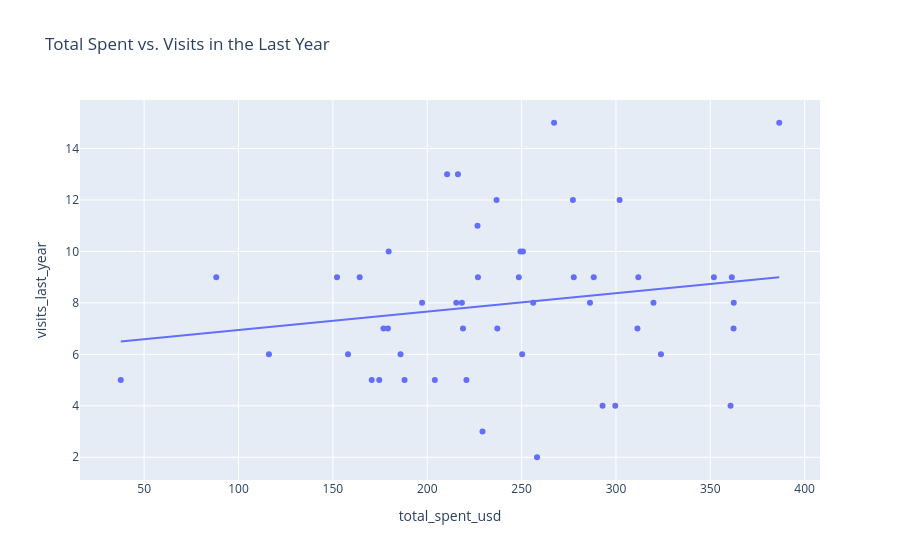

Notebook source saved alongside this figure:
### Code cell
fig = px.scatter(
    bakery,
    x="total_spent_usd",
    y="visits_last_year",
    title="Total Spent vs. Visits in the Last Year",
    trendline="ols",
)
fig.show()

### Figure 1 — Plotly figure (JSON) as saved in the notebook; plotly's stock layout.template omitted (floating-point values rounded to 4 significant figures)
{"data": [{"hovertemplate": "total_spent_usd=%{x}<br>visits_last_year=%{y}<extra></extra>", "legendgroup": "", "marker": {"color": "#636efa", "symbol": "circle"}, "mode": "markers", "name": "", "orientation": "v", "showlegend": false, "type": "scatter", "x": [351.9, 226.6, 37.59, 277.6, 218.4, 226.9, 286.2, 236.7, 267.2, 88.21, 174.6, 362.3, 248.5, 116.1, 164.2, 170.6, 258.2, 215.4, 197.3, 250.3, 288.2, 229.3, 204.0, 216.3, 277.2, 249.4, 311.4, 158.0, 188.0, 311.9, 185.8, 360.7, 362.4, 361.4, 179.6, 256.1, 210.5, 323.9, 386.5, 319.9, 250.7, 220.8, 301.9, 152.2, 292.9, 176.8, 299.6, 237.1, 218.9, 179.2], "xaxis": "x", "y": [9, 11, 5, 9, 8, 9, 8, 12, 15, 9, 5, 7, 9, 6, 9, 5, 2, 8, 8, 6, 9, 3, 5, 13, 12, 10, 7, 6, 5, 9, 6, 4, 8, 9, 10, 8, 13, 6, 15, 8, 10, 5, 12, 9, 4, 7, 4, 7, 7, 7], "yaxis": "y"}, {"hovertemplate": "<b>OLS trendline</b><br>visits_last_year = 0.00714391 * total_spent_usd + 6.23324<br>R<sup>2</sup>=0.032945<br><br>total_spent_usd=%{x}<br>visits_last_year=%{y} <b>(trend)</b><extra></extra>", "legendgroup": "", "marker": {"color": "#636efa", "symbol": "circle"}, "mode": "lines", "name": "", "showlegend": false, "type": "scatter", "x": [37.59, 88.21, 116.1, 152.2, 158.0, 164.2, 170.6, 174.6, 176.8, 179.2, 179.6, 185.8, 188.0, 197.3, 204.0, 210.5, 215.4, 216.3, 218.4, 218.9, 220.8, 226.6, 226.9, 229.3, 236.7, 237.1, 248.5, 249.4, 250.3, 250.7, 256.1, 258.2, 267.2, 277.2, 277.6, 286.2, 288.2, 292.9, 299.6, 301.9, 311.4, 311.9, 319.9, 323.9, 351.9, 360.7, 361.4, 362.3, 362.4, 386.5], "xaxis": "x", "y": [6.502, 6.863, 7.063, 7.32, 7.362, 7.406, 7.452, 7.48, 7.496, 7.513, 7.516, 7.561, 7.576, 7.643, 7.691, 7.737, 7.772, 7.778, 7.793, 7.797, 7.81, 7.852, 7.854, 7.871, 7.924, 7.927, 8.009, 8.015, 8.021, 8.024, 8.063, 8.078, 8.142, 8.213, 8.217, 8.278, 8.292, 8.326, 8.374, 8.39, 8.458, 8.461, 8.519, 8.547, 8.747, 8.81, 8.815, 8.822, 8.822, 8.995], "yaxis": "y"}], "layout": {"legend": {"tracegroupgap": 0}, "title": {"text": "Total Spent vs. Visits in the Last Year"}, "xaxis": {"anchor": "y", "domain": [0, 1], "title": {"text": "total_spent_usd"}}, "yaxis": {"anchor": "x", "domain": [0, 1], "title": {"text": "visits_last_year"}}}}
